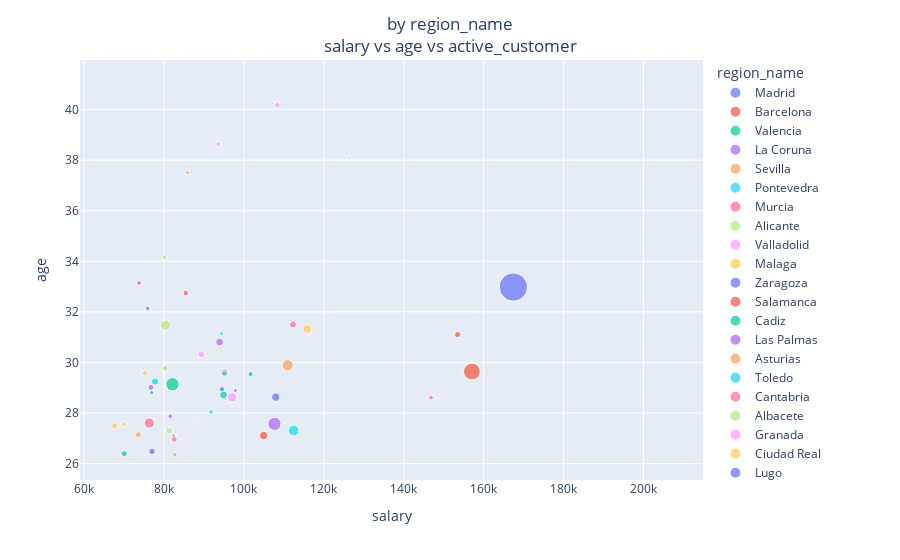

Notebook code cell kept with this figure:
### Markdown cell above
#### Correlation between 3 variables

### Code cell
# Correlation between multiple variables
# ======================================================================================
def four_feature_scatterer(data, category, aggfunc, grouped = True, subset = False):

    title = f"by {category}<br>{list(aggfunc.keys())[0]} vs {list(aggfunc.keys())[1]} vs {list(aggfunc.keys())[2]}"

    if subset != False:
        data = data[data[subset[0]] == subset[1]]
        title = f"{subset[0]} {title}  "
    if grouped == True:
        df_prep = data.groupby(["pk_cid", category]).agg(aggfunc).reset_index()
        vis_data = df_prep.groupby(category).agg(aggfunc).sort_values(by = list(aggfunc.keys())[2], ascending = False)
    else:
        vis_data = data.groupby(category).agg(aggfunc).sort_values(by = list(aggfunc.keys())[2], ascending = False)
        
    fig = px.scatter(
        vis_data, 
        x = list(aggfunc.keys())[0], 
        y = list(aggfunc.keys())[1], 
        color = vis_data.index, 
        size = list(aggfunc.keys())[2])
    fig.update_layout(
        barmode = "overlay",
        title = { "text": title, 
        "x": 0.5, "xanchor": "center" })
    fig.show()

x_y_size = {"salary": "mean", "age": "mean", "active_customer": "sum"}
four_feature_scatterer(df, "region_name", x_y_size)

### Figure 1 — Plotly figure (JSON) as saved in the notebook; plotly's stock layout.template omitted (floating-point values rounded to 4 significant figures)
{"data": [{"hovertemplate": "region_name=Madrid<br>salary=%{x}<br>age=%{y}<br>active_customer=%{marker.size}<extra></extra>", "legendgroup": "Madrid", "marker": {"color": "#636efa", "size": [578261], "sizemode": "area", "sizeref": 1446.0, "symbol": "circle"}, "mode": "markers", "name": "Madrid", "orientation": "v", "showlegend": true, "type": "scatter", "x": [167400.0], "xaxis": "x", "y": [32.98], "yaxis": "y"}, {"hovertemplate": "region_name=Barcelona<br>salary=%{x}<br>age=%{y}<br>active_customer=%{marker.size}<extra></extra>", "legendgroup": "Barcelona", "marker": {"color": "#EF553B", "size": [203545], "sizemode": "area", "sizeref": 1446.0, "symbol": "circle"}, "mode": "markers", "name": "Barcelona", "orientation": "v", "showlegend": true, "type": "scatter", "x": [157100.0], "xaxis": "x", "y": [29.64], "yaxis": "y"}, {"hovertemplate": "region_name=Valencia<br>salary=%{x}<br>age=%{y}<br>active_customer=%{marker.size}<extra></extra>", "legendgroup": "Valencia", "marker": {"color": "#00cc96", "size": [130117], "sizemode": "area", "sizeref": 1446.0, "symbol": "circle"}, "mode": "markers", "name": "Valencia", "orientation": "v", "showlegend": true, "type": "scatter", "x": [82100.0], "xaxis": "x", "y": [29.14], "yaxis": "y"}, {"hovertemplate": "region_name=La Coruna<br>salary=%{x}<br>age=%{y}<br>active_customer=%{marker.size}<extra></extra>", "legendgroup": "La Coruna", "marker": {"color": "#ab63fa", "size": [125008], "sizemode": "area", "sizeref": 1446.0, "symbol": "circle"}, "mode": "markers", "name": "La Coruna", "orientation": "v", "showlegend": true, "type": "scatter", "x": [107700.0], "xaxis": "x", "y": [27.57], "yaxis": "y"}, {"hovertemplate": "region_name=Sevilla<br>salary=%{x}<br>age=%{y}<br>active_customer=%{marker.size}<extra></extra>", "legendgroup": "Sevilla", "marker": {"color": "#FFA15A", "size": [93600], "sizemode": "area", "sizeref": 1446.0, "symbol": "circle"}, "mode": "markers", "name": "Sevilla", "orientation": "v", "showlegend": true, "type": "scatter", "x": [110900.0], "xaxis": "x", "y": [29.89], "yaxis": "y"}, {"hovertemplate": "region_name=Pontevedra<br>salary=%{x}<br>age=%{y}<br>active_customer=%{marker.size}<extra></extra>", "legendgroup": "Pontevedra", "marker": {"color": "#19d3f3", "size": [82827], "sizemode": "area", "sizeref": 1446.0, "symbol": "circle"}, "mode": "markers", "name": "Pontevedra", "orientation": "v", "showlegend": true, "type": "scatter", "x": [112400.0], "xaxis": "x", "y": [27.31], "yaxis": "y"}, {"hovertemplate": "region_name=Murcia<br>salary=%{x}<br>age=%{y}<br>active_customer=%{marker.size}<extra></extra>", "legendgroup": "Murcia", "marker": {"color": "#FF6692", "size": [76060], "sizemode": "area", "sizeref": 1446.0, "symbol": "circle"}, "mode": "markers", "name": "Murcia", "orientation": "v", "showlegend": true, "type": "scatter", "x": [76290.0], "xaxis": "x", "y": [27.6], "yaxis": "y"}, {"hovertemplate": "region_name=Alicante<br>salary=%{x}<br>age=%{y}<br>active_customer=%{marker.size}<extra></extra>", "legendgroup": "Alicante", "marker": {"color": "#B6E880", "size": [75374], "sizemode": "area", "sizeref": 1446.0, "symbol": "circle"}, "mode": "markers", "name": "Alicante", "orientation": "v", "showlegend": true, "type": "scatter", "x": [80400.0], "xaxis": "x", "y": [31.47], "yaxis": "y"}, {"hovertemplate": "region_name=Valladolid<br>salary=%{x}<br>age=%{y}<br>active_customer=%{marker.size}<extra></extra>", "legendgroup": "Valladolid", "marker": {"color": "#FF97FF", "size": [61409], "sizemode": "area", "sizeref": 1446.0, "symbol": "circle"}, "mode": "markers", "name": "Valladolid", "orientation": "v", "showlegend": true, "type": "scatter", "x": [97060.0], "xaxis": "x", "y": [28.63], "yaxis": "y"}, {"hovertemplate": "region_name=Malaga<br>salary=%{x}<br>age=%{y}<br>active_customer=%{marker.size}<extra></extra>", "legendgroup": "Malaga", "marker": {"color": "#FECB52", "size": [56227], "sizemode": "area", "sizeref": 1446.0, "symbol": "circle"}, "mode": "markers", "name": "Malaga", "orientation": "v", "showlegend": true, "type": "scatter", "x": [115900.0], "xaxis": "x", "y": [31.33], "yaxis": "y"}, {"hovertemplate": "region_name=Zaragoza<br>salary=%{x}<br>age=%{y}<br>active_customer=%{marker.size}<extra></extra>", "legendgroup": "Zaragoza", "marker": {"color": "#636efa", "size": [50599], "sizemode": "area", "sizeref": 1446.0, "symbol": "circle"}, "mode": "markers", "name": "Zaragoza", "orientation": "v", "showlegend": true, "type": "scatter", "x": [108000.0], "xaxis": "x", "y": [28.63], "yaxis": "y"}, {"hovertemplate": "region_name=Salamanca<br>salary=%{x}<br>age=%{y}<br>active_customer=%{marker.size}<extra></extra>", "legendgroup": "Salamanca", "marker": {"color": "#EF553B", "size": [49684], "sizemode": "area", "sizeref": 1446.0, "symbol": "circle"}, "mode": "markers", "name": "Salamanca", "orientation": "v", "showlegend": true, "type": "scatter", "x": [105000.0], "xaxis": "x", "y": [27.11], "yaxis": "y"}, {"hovertemplate": "region_name=Cadiz<br>salary=%{x}<br>age=%{y}<br>active_customer=%{marker.size}<extra></extra>", "legendgroup": "Cadiz", "marker": {"color": "#00cc96", "size": [43431], "sizemode": "area", "sizeref": 1446.0, "symbol": "circle"}, "mode": "markers", "name": "Cadiz", "orientation": "v", "showlegend": true, "type": "scatter", "x": [94880.0], "xaxis": "x", "y": [28.72], "yaxis": "y"}, {"hovertemplate": "region_name=Las Palmas<br>salary=%{x}<br>age=%{y}<br>active_customer=%{marker.size}<extra></extra>", "legendgroup": "Las Palmas", "marker": {"color": "#ab63fa", "size": [41795], "sizemode": "area", "sizeref": 1446.0, "symbol": "circle"}, "mode": "markers", "name": "Las Palmas", "orientation": "v", "showlegend": true, "type": "scatter", "x": [93900.0], "xaxis": "x", "y": [30.8], "yaxis": "y"}, {"hovertemplate": "region_name=Asturias<br>salary=%{x}<br>age=%{y}<br>active_customer=%{marker.size}<extra></extra>", "legendgroup": "Asturias", "marker": {"color": "#FFA15A", "size": [41117], "sizemode": "area", "sizeref": 1446.0, "symbol": "circle"}, "mode": "markers", "name": "Asturias", "orientation": "v", "showlegend": true, "type": "scatter", "x": [95150.0], "xaxis": "x", "y": [29.61], "yaxis": "y"}, {"hovertemplate": "region_name=Toledo<br>salary=%{x}<br>age=%{y}<br>active_customer=%{marker.size}<extra></extra>", "legendgroup": "Toledo", "marker": {"color": "#19d3f3", "size": [39521], "sizemode": "area", "sizeref": 1446.0, "symbol": "circle"}, "mode": "markers", "name": "Toledo", "orientation": "v", "showlegend": true, "type": "scatter", "x": [77750.0], "xaxis": "x", "y": [29.25], "yaxis": "y"}, {"hovertemplate": "region_name=Cantabria<br>salary=%{x}<br>age=%{y}<br>active_customer=%{marker.size}<extra></extra>", "legendgroup": "Cantabria", "marker": {"color": "#FF6692", "size": [35260], "sizemode": "area", "sizeref": 1446.0, "symbol": "circle"}, "mode": "markers", "name": "Cantabria", "orientation": "v", "showlegend": true, "type": "scatter", "x": [112300.0], "xaxis": "x", "y": [31.5], "yaxis": "y"}, {"hovertemplate": "region_name=Albacete<br>salary=%{x}<br>age=%{y}<br>active_customer=%{marker.size}<extra></extra>", "legendgroup": "Albacete", "marker": {"color": "#B6E880", "size": [34128], "sizemode": "area", "sizeref": 1446.0, "symbol": "circle"}, "mode": "markers", "name": "Albacete", "orientation": "v", "showlegend": true, "type": "scatter", "x": [81320.0], "xaxis": "x", "y": [27.3], "yaxis": "y"}, {"hovertemplate": "region_name=Granada<br>salary=%{x}<br>age=%{y}<br>active_customer=%{marker.size}<extra></extra>", "legendgroup": "Granada", "marker": {"color": "#FF97FF", "size": [32364], "sizemode": "area", "sizeref": 1446.0, "symbol": "circle"}, "mode": "markers", "name": "Granada", "orientation": "v", "showlegend": true, "type": "scatter", "x": [89320.0], "xaxis": "x", "y": [30.31], "yaxis": "y"}, {"hovertemplate": "region_name=Ciudad Real<br>salary=%{x}<br>age=%{y}<br>active_customer=%{marker.size}<extra></extra>", "legendgroup": "Ciudad Real", "marker": {"color": "#FECB52", "size": [31521], "sizemode": "area", "sizeref": 1446.0, "symbol": "circle"}, "mode": "markers", "name": "Ciudad Real", "orientation": "v", "showlegend": true, "type": "scatter", "x": [67690.0], "xaxis": "x", "y": [27.49], "yaxis": "y"}, {"hovertemplate": "region_name=Lugo<br>salary=%{x}<br>age=%{y}<br>active_customer=%{marker.size}<extra></extra>", "legendgroup": "Lugo", "marker": {"color": "#636efa", "size": [29690], "sizemode": "area", "sizeref": 1446.0, "symbol": "circle"}, "mode": "markers", "name": "Lugo", "orientation": "v", "showlegend": true, "type": "scatter", "x": [76990.0], "xaxis": "x", "y": [26.48], "yaxis": "y"}, {"hovertemplate": "region_name=Baleares<br>salary=%{x}<br>age=%{y}<br>active_customer=%{marker.size}<extra></extra>", "legendgroup": "Baleares", "marker": {"color": "#EF553B", "size": [27016], "sizemode": "area", "sizeref": 1446.0, "symbol": "circle"}, "mode": "markers", "name": "Baleares", "orientation": "v", "showlegend": true, "type": "scatter", "x": [153500.0], "xaxis": "x", "y": [31.1], "yaxis": "y"}, {"hovertemplate": "region_name=Badajoz<br>salary=%{x}<br>age=%{y}<br>active_customer=%{marker.size}<extra></extra>", "legendgroup": "Badajoz", "marker": {"color": "#00cc96", "size": [26080], "sizemode": "area", "sizeref": 1446.0, "symbol": "circle"}, "mode": "markers", "name": "Badajoz", "orientation": "v", "showlegend": true, "type": "scatter", "x": [70040.0], "xaxis": "x", "y": [26.39], "yaxis": "y"}, {"hovertemplate": "region_name=Castellon<br>salary=%{x}<br>age=%{y}<br>active_customer=%{marker.size}<extra></extra>", "legendgroup": "Castellon", "marker": {"color": "#ab63fa", "size": [24693], "sizemode": "area", "sizeref": 1446.0, "symbol": "circle"}, "mode": "markers", "name": "Castellon", "orientation": "v", "showlegend": true, "type": "scatter", "x": [76710.0], "xaxis": "x", "y": [29.01], "yaxis": "y"}, {"hovertemplate": "region_name=Caceres<br>salary=%{x}<br>age=%{y}<br>active_customer=%{marker.size}<extra></extra>", "legendgroup": "Caceres", "marker": {"color": "#FFA15A", "size": [24638], "sizemode": "area", "sizeref": 1446.0, "symbol": "circle"}, "mode": "markers", "name": "Caceres", "orientation": "v", "showlegend": true, "type": "scatter", "x": [73570.0], "xaxis": "x", "y": [27.14], "yaxis": "y"}, {"hovertemplate": "region_name=Burgos<br>salary=%{x}<br>age=%{y}<br>active_customer=%{marker.size}<extra></extra>", "legendgroup": "Burgos", "marker": {"color": "#19d3f3", "size": [24608], "sizemode": "area", "sizeref": 1446.0, "symbol": "circle"}, "mode": "markers", "name": "Burgos", "orientation": "v", "showlegend": true, "type": "scatter", "x": [95150.0], "xaxis": "x", "y": [29.56], "yaxis": "y"}, {"hovertemplate": "region_name=Orense<br>salary=%{x}<br>age=%{y}<br>active_customer=%{marker.size}<extra></extra>", "legendgroup": "Orense", "marker": {"color": "#FF6692", "size": [24551], "sizemode": "area", "sizeref": 1446.0, "symbol": "circle"}, "mode": "markers", "name": "Orense", "orientation": "v", "showlegend": true, "type": "scatter", "x": [82550.0], "xaxis": "x", "y": [26.96], "yaxis": "y"}, {"hovertemplate": "region_name=Cordoba<br>salary=%{x}<br>age=%{y}<br>active_customer=%{marker.size}<extra></extra>", "legendgroup": "Cordoba", "marker": {"color": "#B6E880", "size": [24181], "sizemode": "area", "sizeref": 1446.0, "symbol": "circle"}, "mode": "markers", "name": "Cordoba", "orientation": "v", "showlegend": true, "type": "scatter", "x": [80300.0], "xaxis": "x", "y": [29.76], "yaxis": "y"}, {"hovertemplate": "region_name=Vizcaya<br>salary=%{x}<br>age=%{y}<br>active_customer=%{marker.size}<extra></extra>", "legendgroup": "Vizcaya", "marker": {"color": "#FF97FF", "size": [22148], "sizemode": "area", "sizeref": 1446.0, "symbol": "circle"}, "mode": "markers", "name": "Vizcaya", "orientation": "v", "showlegend": true, "type": "scatter", "x": [108400.0], "xaxis": "x", "y": [40.18], "yaxis": "y"}, {"hovertemplate": "region_name=Huelva<br>salary=%{x}<br>age=%{y}<br>active_customer=%{marker.size}<extra></extra>", "legendgroup": "Huelva", "marker": {"color": "#FECB52", "size": [20767], "sizemode": "area", "sizeref": 1446.0, "symbol": "circle"}, "mode": "markers", "name": "Huelva", "orientation": "v", "showlegend": true, "type": "scatter", "x": [75180.0], "xaxis": "x", "y": [29.57], "yaxis": "y"}, {"hovertemplate": "region_name=La Rioja<br>salary=%{x}<br>age=%{y}<br>active_customer=%{marker.size}<extra></extra>", "legendgroup": "La Rioja", "marker": {"color": "#636efa", "size": [20434], "sizemode": "area", "sizeref": 1446.0, "symbol": "circle"}, "mode": "markers", "name": "La Rioja", "orientation": "v", "showlegend": true, "type": "scatter", "x": [94480.0], "xaxis": "x", "y": [28.94], "yaxis": "y"}, {"hovertemplate": "region_name=Leon<br>salary=%{x}<br>age=%{y}<br>active_customer=%{marker.size}<extra></extra>", "legendgroup": "Leon", "marker": {"color": "#EF553B", "size": [20238], "sizemode": "area", "sizeref": 1446.0, "symbol": "circle"}, "mode": "markers", "name": "Leon", "orientation": "v", "showlegend": true, "type": "scatter", "x": [85430.0], "xaxis": "x", "y": [32.74], "yaxis": "y"}, {"hovertemplate": "region_name=Tarragona<br>salary=%{x}<br>age=%{y}<br>active_customer=%{marker.size}<extra></extra>", "legendgroup": "Tarragona", "marker": {"color": "#00cc96", "size": [19355], "sizemode": "area", "sizeref": 1446.0, "symbol": "circle"}, "mode": "markers", "name": "Tarragona", "orientation": "v", "showlegend": true, "type": "scatter", "x": [101700.0], "xaxis": "x", "y": [29.54], "yaxis": "y"}, {"hovertemplate": "region_name=Zamora<br>salary=%{x}<br>age=%{y}<br>active_customer=%{marker.size}<extra></extra>", "legendgroup": "Zamora", "marker": {"color": "#ab63fa", "size": [17365], "sizemode": "area", "sizeref": 1446.0, "symbol": "circle"}, "mode": "markers", "name": "Zamora", "orientation": "v", "showlegend": true, "type": "scatter", "x": [81550.0], "xaxis": "x", "y": [27.87], "yaxis": "y"}, {"hovertemplate": "region_name=Lerida<br>salary=%{x}<br>age=%{y}<br>active_customer=%{marker.size}<extra></extra>", "legendgroup": "Lerida", "marker": {"color": "#FFA15A", "size": [16305], "sizemode": "area", "sizeref": 1446.0, "symbol": "circle"}, "mode": "markers", "name": "Lerida", "orientation": "v", "showlegend": true, "type": "scatter", "x": [82700.0], "xaxis": "x", "y": [26.36], "yaxis": "y"}, {"hovertemplate": "region_name=Palencia<br>salary=%{x}<br>age=%{y}<br>active_customer=%{marker.size}<extra></extra>", "legendgroup": "Palencia", "marker": {"color": "#19d3f3", "size": [15985], "sizemode": "area", "sizeref": 1446.0, "symbol": "circle"}, "mode": "markers", "name": "Palencia", "orientation": "v", "showlegend": true, "type": "scatter", "x": [91760.0], "xaxis": "x", "y": [28.04], "yaxis": "y"}, {"hovertemplate": "region_name=Gerona<br>salary=%{x}<br>age=%{y}<br>active_customer=%{marker.size}<extra></extra>", "legendgroup": "Gerona", "marker": {"color": "#FF6692", "size": [15970], "sizemode": "area", "sizeref": 1446.0, "symbol": "circle"}, "mode": "markers", "name": "Gerona", "orientation": "v", "showlegend": true, "type": "scatter", "x": [146800.0], "xaxis": "x", "y": [28.6], "yaxis": "y"}, {"hovertemplate": "region_name=Almeria<br>salary=%{x}<br>age=%{y}<br>active_customer=%{marker.size}<extra></extra>", "legendgroup": "Almeria", "marker": {"color": "#B6E880", "size": [15687], "sizemode": "area", "sizeref": 1446.0, "symbol": "circle"}, "mode": "markers", "name": "Almeria", "orientation": "v", "showlegend": true, "type": "scatter", "x": [80090.0], "xaxis": "x", "y": [34.16], "yaxis": "y"}, {"hovertemplate": "region_name=Santa Cruz de Tenerife<br>salary=%{x}<br>age=%{y}<br>active_customer=%{marker.size}<extra></extra>", "legendgroup": "Santa Cruz de Tenerife", "marker": {"color": "#FF97FF", "size": [15261], "sizemode": "area", "sizeref": 1446.0, "symbol": "circle"}, "mode": "markers", "name": "Santa Cruz de Tenerife", "orientation": "v", "showlegend": true, "type": "scatter", "x": [93580.0], "xaxis": "x", "y": [38.63], "yaxis": "y"}, {"hovertemplate": "region_name=Cuenca<br>salary=%{x}<br>age=%{y}<br>active_customer=%{marker.size}<extra></extra>", "legendgroup": "Cuenca", "marker": {"color": "#FECB52", "size": [14644], "sizemode": "area", "sizeref": 1446.0, "symbol": "circle"}, "mode": "markers", "name": "Cuenca", "orientation": "v", "showlegend": true, "type": "scatter", "x": [70010.0], "xaxis": "x", "y": [27.56], "yaxis": "y"}, {"hovertemplate": "region_name=Navarra<br>salary=%{x}<br>age=%{y}<br>active_customer=%{marker.size}<extra></extra>", "legendgroup": "Navarra", "marker": {"color": "#636efa", "size": [14464], "sizemode": "area", "sizeref": 1446.0, "symbol": "circle"}, "mode": "markers", "name": "Navarra", "orientation": "v", "showlegend": true, "type": "scatter", "x": [75910.0], "xaxis": "x", "y": [32.13], "yaxis": "y"}, {"hovertemplate": "region_name=Jaen<br>salary=%{x}<br>age=%{y}<br>active_customer=%{marker.size}<extra></extra>", "legendgroup": "Jaen", "marker": {"color": "#EF553B", "size": [14416], "sizemode": "area", "sizeref": 1446.0, "symbol": "circle"}, "mode": "markers", "name": "Jaen", "orientation": "v", "showlegend": true, "type": "scatter", "x": [73730.0], "xaxis": "x", "y": [33.14], "yaxis": "y"}, {"hovertemplate": "region_name=Avila<br>salary=%{x}<br>age=%{y}<br>active_customer=%{marker.size}<extra></extra>", "legendgroup": "Avila", "marker": {"color": "#00cc96", "size": [12134], "sizemode": "area", "sizeref": 1446.0, "symbol": "circle"}, "mode": "markers", "name": "Avila", "orientation": "v", "showlegend": true, "type": "scatter", "x": [76890.0], "xaxis": "x", "y": [28.8], "yaxis": "y"}, {"hovertemplate": "region_name=Segovia<br>salary=%{x}<br>age=%{y}<br>active_customer=%{marker.size}<extra></extra>", "legendgroup": "Segovia", "marker": {"color": "#ab63fa", "size": [11667], "sizemode": "area", "sizeref": 1446.0, "symbol": "circle"}, "mode": "markers", "name": "Segovia", "orientation": "v", "showlegend": true, "type": "scatter", "x": [97840.0], "xaxis": "x", "y": [28.89], "yaxis": "y"}, {"hovertemplate": "region_name=Guipuzcoa<br>salary=%{x}<br>age=%{y}<br>active_customer=%{marker.size}<extra></extra>", "legendgroup": "Guipuzcoa", "marker": {"color": "#FFA15A", "size": [11333], "sizemode": "area", "sizeref": 1446.0, "symbol": "circle"}, "mode": "markers", "name": "Guipuzcoa", "orientation": "v", "showlegend": true, "type": "scatter", "x": [85890.0], "xaxis": "x", "y": [37.51], "yaxis": "y"}, {"hovertemplate": "region_name=Guadalajara<br>salary=%{x}<br>age=%{y}<br>active_customer=%{marker.size}<extra></extra>", "legendgroup": "Guadalajara", "marker": {"color": "#19d3f3", "size": [10470], "sizemode": "area", "sizeref": 1446.0, "symbol": "circle"}, "mode": "markers", "name": "Guadalajara", "orientation": "v", "showlegend": true, "type": "scatter", "x": [94410.0], "xaxis": "x", "y": [31.14], "yaxis": "y"}, {"hovertemplate": "region_name=Huesca<br>salary=%{x}<br>age=%{y}<br>active_customer=%{marker.size}<extra></extra>", "legendgroup": "Huesca", "marker": {"color": "#FF6692", "size": [8951], "sizemode": "area", "sizeref": 1446.0, "symbol": "circle"}, "mode": "markers", "name": "Huesca", "orientation": "v", "showlegend": true, "type": "scatter", "x": [82410.0], "xaxis": "x", "y": [27.1], "yaxis": "y"}, {"hovertemplate": "region_name=Alava<br>salary=%{x}<br>age=%{y}<br>active_customer=%{marker.size}<extra></extra>", "legendgroup": "Alava", "marker": {"color": "#B6E880", "size": [7812], "sizemode": "area", "sizeref": 1446.0, "symbol": "circle"}, "mode": "markers", "name": "Alava", "orientation": "v", "showlegend": true, "type": "scatter", "x": [125700.0], "xaxis": "x", "y": [38.26], "yaxis": "y"}, {"hovertemplate": "region_name=Teruel<br>salary=%{x}<br>age=%{y}<br>active_customer=%{marker.size}<extra></extra>", "legendgroup": "Teruel", "marker": {"color": "#FF97FF", "size": [4669], "sizemode": "area", "sizeref": 1446.0, "symbol": "circle"}, "mode": "markers", "name": "Teruel", "orientation": "v", "showlegend": true, "type": "scatter", "x": [86070.0], "xaxis": "x", "y": [26.3], "yaxis": "y"}, {"hovertemplate": "region_name=Soria<br>salary=%{x}<br>age=%{y}<br>active_customer=%{marker.size}<extra></extra>", "legendgroup": "Soria", "marker": {"color": "#FECB52", "size": [4122], "sizemode": "area", "sizeref": 1446.0, "symbol": "circle"}, "mode": "markers", "name": "Soria", "orientation": "v", "showlegend": true, "type": "scatter", "x": [88280.0], "xaxis": "x", "y": [27.67], "yaxis": "y"}, {"hovertemplate": "region_name=Not_available<br>salary=%{x}<br>age=%{y}<br>active_customer=%{marker.size}<extra></extra>", "legendgroup": "Not_available", "marker": {"color": "#636efa", "size": [1506], "sizemode": "area", "sizeref": 1446.0, "symbol": "circle"}, "mode": "markers", "name": "Not_available", "orientation": "v", "showlegend": true, "type": "scatter", "x": [161000.0], "xaxis": "x", "y": [41.01], "yaxis": "y"}, {"hovertemplate": "region_name=Ceuta<br>salary=%{x}<br>age=%{y}<br>active_customer=%{marker.size}<extra></extra>", "legendgroup": "Ceuta", "marker": {"color": "#EF553B", "size": [1331], "sizemode": "area", "sizeref": 1446.0, "symbol": "circle"}, "mode": "markers", "name": "Ceuta", "orientation": "v", "showlegend": true, "type": "scatter", "x": [206400.0], "xaxis": "x", "y": [36.55], "yaxis": "y"}, {"hovertemplate": "region_name=Melilla<br>salary=%{x}<br>age=%{y}<br>active_customer=%{marker.size}<extra></extra>", "legendgroup": "Melilla", "marker": {"color": "#00cc96", "size": [1012], "sizemode": "area", "sizeref": 1446.0, "symbol": "circle"}, "mode": "markers", "name": "Melilla", "orientation": "v", "showlegend": true, "type": "scatter", "x": [161400.0], "xaxis": "x", "y": [33.76], "yaxis": "y"}], "layout": {"barmode": "overlay", "legend": {"itemsizing": "constant", "title": {"text": "region_name"}, "tracegroupgap": 0}, "margin": {"t": 60}, "title": {"text": "by region_name<br>salary vs age vs active_customer", "x": 0.5, "xanchor": "center"}, "xaxis": {"anchor": "y", "domain": [0, 1], "title": {"text": "salary"}}, "yaxis": {"anchor": "x", "domain": [0, 1], "title": {"text": "age"}}}}
